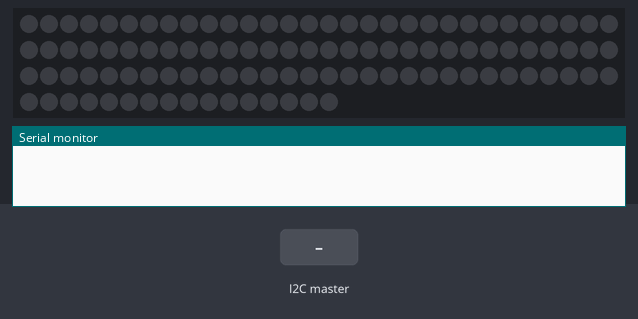
Recording of a sketch running on a simulated Arduino Uno, built with avr-gcc and run on an emulated ATmega328P. Parts: 106 RGB LEDs in strip order, left to right, continuing on the next row, the last lines printed to the serial monitor. The inputs (shaded band) are chosen by the test bench. Dim RGB values are drawn brighter than linear; random numbers use the default seed unless the sketch sets one.

Above: at 1.2 s.
1.3 s: the I2C master sends the byte 2
At 1.7 s:
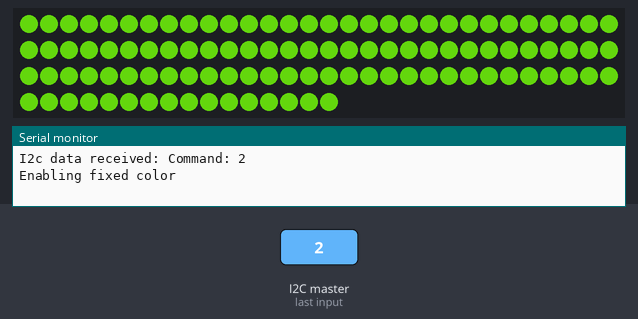
2.8 s: the I2C master sends the byte 1
At 4.2 s:
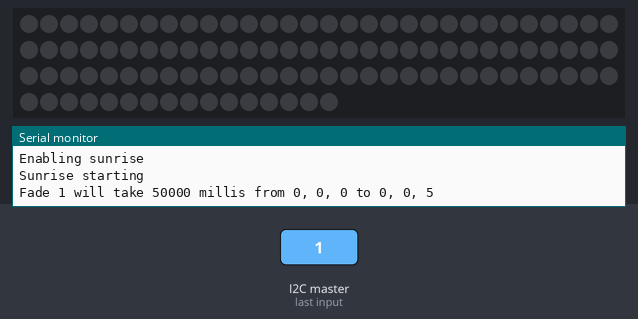
Timing chart, 0 to 5.8 s (numbered marks = the images above; inputs shaded):
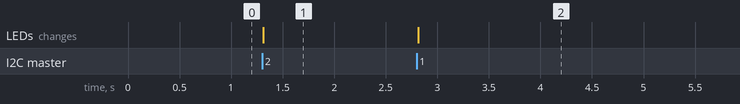

Measured:
- after the input at 1.3 s, the LEDs: change at once (image 1)
- after the input at 2.8 s, the LEDs: change at once (image 2)

The sketch:

sunrise.ino
```cpp
#include <Adafruit_NeoPixel.h>
#include <Wire.h>

// Neopixel stuff
#define N_Pixels 106 //number of pixels in strand is:
// oxi: 34
// phylomeno: 106

#define LED_PIN 6 //NeoPixel strand is connected to this pin
Adafruit_NeoPixel strip = Adafruit_NeoPixel(N_Pixels, LED_PIN, NEO_GRB + NEO_KHZ800);

// i2C stuff
#define SLAVE_ADDRESS 0x04
uint8_t i2cCommand = 0;

// main loop wait configuration
int wait = 20;

// general fade loop vars
unsigned long currentFadeStart = 0;
unsigned long currentFadeEnd = 0;
uint8_t currentColor[] = {0, 0, 0};
uint8_t fadeCount = 0;

// sunrise loop vars
unsigned long sunriseStartTime = 0;
uint8_t startColor[] = {0, 0, 0};
int sunriseLoopStep = 0;
bool doSunrise = false;

// fixed color vars
bool doFixedColor = false;

// fire
bool doFire = false;
unsigned long nextFireLoop = 0;

void setup()
{
  // initialize serial port
  Serial.begin(9600);

  // initialize neopixel strip
  strip.begin();
  strip.setBrightness(255);//change how bright here
  strip.show();

  // initialize i2c as slave
  Wire.begin(SLAVE_ADDRESS);

  // define callbacks for i2c communication
  Wire.onReceive(receiveData);
  Wire.onRequest(sendData);

  // initial delay to let millis not be 0
  delay(1);

  // clear the strip
  colorWipe (strip.Color(0, 0, 0), 0);
}

// main loop
void loop() {
  sunrise();
  fire();
  //Serial.println((String)"Main loop wait at millis: " + millis());

  delay(wait);
}

// sunrise
bool sunrise() {
  if (! doSunrise) {
    // no sunrise happening!
    sunriseStartTime = 0;
    return false;
  }
  if (sunriseStartTime < 1) {
    Serial.println((String)"Sunrise starting");
    sunriseStartTime = millis();
    sunriseLoopStep = 0;
    currentFadeStart = 0;
    fadeCount = 0;
    colorWipe (strip.Color(0, 0, 0), 0);
    currentColor[0] = 0;
    currentColor[1] = 0;
    currentColor[2] = 0;
  }

  int sunriseData[][4] = {
    { 50,   0,   0,   5},
    { 50,   0,  20,  52},
    { 50,  25,  20,  60},
    { 50, 207,  87,  39},
    { 50, 220, 162,  16},
    { 50, 255, 165,   0},
    { 50, 255, 255,  30}
  };

  if (fade(currentColor, startColor, sunriseData[sunriseLoopStep][0], sunriseData[sunriseLoopStep][1], sunriseData[sunriseLoopStep][2], sunriseData[sunriseLoopStep][3])) {
    sunriseLoopStep++;
  }

  int fadeSteps = sizeof(sunriseData) / sizeof(int) / 4;
  if (sunriseLoopStep >= fadeSteps) {
    // reset all variables
    unsigned long duration = (millis() - sunriseStartTime) / 1000;
    Serial.println((String)"Sunrise ended after " + duration + " seconds.");
    sunriseLoopStep = 0;
    doSunrise = false;
  }
}

// fire
bool fire() {
  if (! doFire) {
    // no fire happening!
    nextFireLoop = 0;
    return false;
  }

  if (millis() < nextFireLoop) {
    return false;
  }

  uint16_t r = 255;
  uint16_t g = r-40;
  uint16_t b = 40;

  for (uint16_t i = 0; i < strip.numPixels(); i++) {
    uint16_t flicker = random(0,150);
    uint16_t r1 = r-flicker;
    uint16_t g1 = g-flicker;
    uint16_t b1 = b-flicker;
    if(r1<0) r1=0;
    if(g1<0) g1=0;
    if(b1<0) b1=0;
    strip.setPixelColor(i, strip.Color(r1, g1, b1));
    strip.show();
  }

  nextFireLoop = millis() + random(50,150);
}

// helper functions
// neopixel color fade loop
bool fade(uint8_t currentColor[], uint8_t startColor[], uint32_t fadeDuration, uint16_t redEnd, uint16_t greenEnd, uint16_t blueEnd) {
  if (currentFadeStart < 1) {
    // new fade loop. calculating and setting required things
    fadeCount++;
    currentFadeStart = millis();
    currentFadeEnd = currentFadeStart + (fadeDuration * 1000);
    startColor[0] = currentColor[0];
    startColor[1] = currentColor[1];
    startColor[2] = currentColor[2];
    Serial.print((String)"Fade " + fadeCount + " will take " + (currentFadeEnd - currentFadeStart) + " millis ");
    Serial.println((String)"from " + startColor[0] + ", " + startColor[1] + ", " + startColor[2] +" to " + redEnd + ", " + greenEnd + ", " + blueEnd);
  }

  unsigned long now = millis();
  currentColor[0] = map(now, currentFadeStart, currentFadeEnd, startColor[0], redEnd);
  currentColor[1] = map(now, currentFadeStart, currentFadeEnd, startColor[1], greenEnd);
  currentColor[2] = map(now, currentFadeStart, currentFadeEnd, startColor[2], blueEnd);

  colorWipe (strip.Color(currentColor[0], currentColor[1], currentColor[2]), 0);
  strip.show();

  if (millis() >= currentFadeEnd) {
    // current fade finished
    unsigned long endTime = millis();
    unsigned long fadeDuration = (endTime - currentFadeStart) / 1000;
    Serial.println((String)"Fade " + fadeCount + " ended after " + fadeDuration + " seconds.");
    currentFadeStart = 0;
    return true;
  } else {
    // current fade not yet finished
    return false;
  }
}

// fill the neopixel dots one after the other with a color
void colorWipe(uint32_t c, uint8_t wait) {
  for (uint16_t i = 0; i < strip.numPixels(); i++) {
    strip.setPixelColor(i, c);
  }
  strip.show();
}

// callback for received i2c data
void receiveData(int byteCount) {
  int numOfBytes = Wire.available();
  i2cCommand = (uint8_t) Wire.read();  //cmd

  Serial.print("I2c data received: ");
  Serial.println((String)"Command: " + i2cCommand);

  uint8_t i2cData[numOfBytes-1];
  for(int i=0; i<numOfBytes-1; i++){
    i2cData[i] = (uint8_t) Wire.read();
  }

  // number 1 = sunrise
  if (i2cCommand == 1) {
      Serial.println("Enabling sunrise");
      doSunrise = true;
      doFixedColor = false;
      doFire = false;
  } else if (i2cCommand == 2) {
      Serial.println("Enabling fixed color");
      doSunrise = false;
      doFixedColor = true;
      doFire = false;
      colorWipe (strip.Color(i2cData[0], i2cData[1], i2cData[2]), i2cData[3]);
  } else if (i2cCommand == 3) {
      // not yet implemented
      Serial.println("Enabling fade to color");
      doSunrise = false;
      doFixedColor = false;
      doFire = false;
  } else if (i2cCommand == 4) {
      // not yet implemented
      Serial.println("Enabling rainbow");
      doSunrise = false;
      doFixedColor = false;
      doFire = false;
  } else if (i2cCommand == 5) {
      // not yet implemented
      Serial.println("Enabling rainbow");
      doSunrise = false;
      doFixedColor = false;
      doFire = true;
  } else if (i2cCommand == 0) {
      Serial.println("Disabling everything");
      doSunrise = false;
      doFixedColor = false;
      doFire = false;
      colorWipe (strip.Color(0, 0, 0), 0);
  } else {
    Serial.println("Unknown i2c command");
  }
}

// callback for i2c sending data
void sendData() {
  Wire.write(i2cCommand);
}
```
